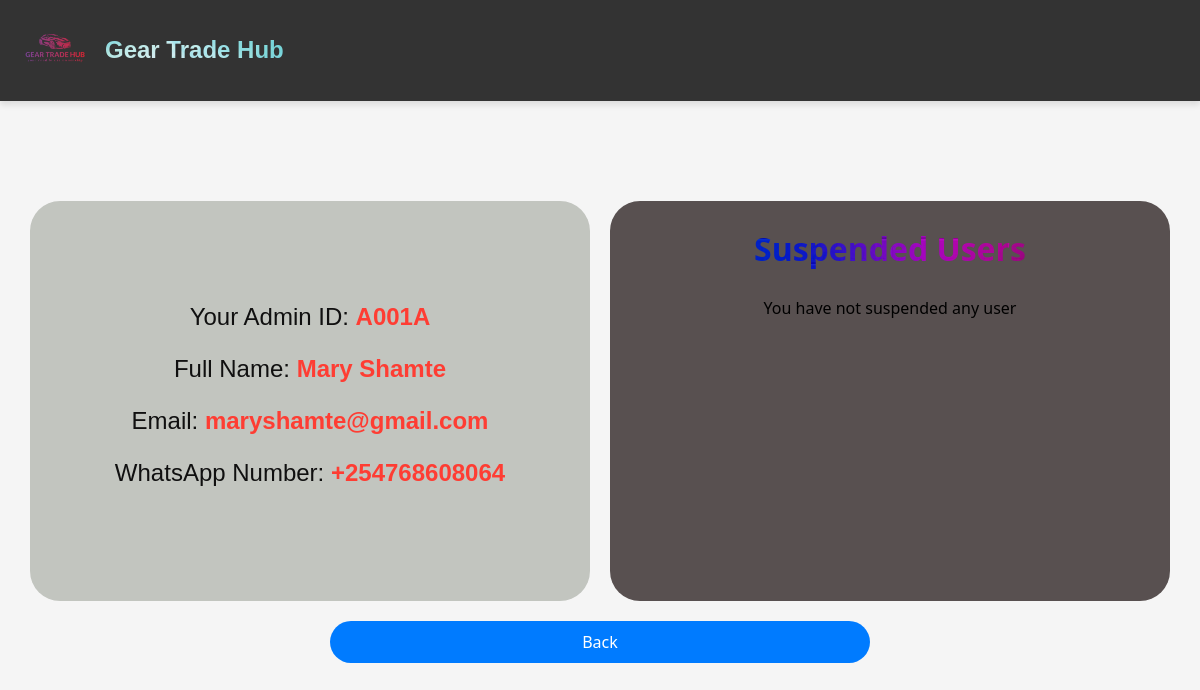
/admin_profile.php (signed in), run on the app's committed database.
### tables this page shows
CREATE TABLE `adminlog` (
  `UserID` varchar(255) DEFAULT NULL,
  `unique_id` int(11) NOT NULL,
  `Fname` varchar(255) DEFAULT NULL,
  `Lname` varchar(255) DEFAULT NULL,
  `email` varchar(255) DEFAULT NULL,
  `wnumber` varchar(255) DEFAULT NULL,
  `password` varchar(255) DEFAULT NULL,
  `status` varchar(20) DEFAULT NULL,
  `img` varchar(255) DEFAULT NULL
);

### admin_profile.php (the view, shortened to what this page needs)
<?php
        require_once("connection.php");
        $userID = $_SESSION['UserID'];
        $queryAdminDetails = "SELECT UserID, Fname, Lname, email, wnumber FROM adminlog WHERE UserID = ?";
        $stmtAdminDetails = mysqli_prepare($connection, $queryAdminDetails);
        mysqli_stmt_bind_param($stmtAdminDetails, "s", $userID);
        mysqli_stmt_execute($stmtAdminDetails);
        $resultAdminDetails = mysqli_stmt_get_result($stmtAdminDetails);
        $admin = mysqli_fetch_assoc($resultAdminDetails);
        $querySuspendedUsers = "SELECT username, email, wnumber FROM users WHERE suspended = 1 AND suspended_by_admin = ?";
        $stmtSuspendedUsers = mysqli_prepare($connection, $querySuspendedUsers);
        mysqli_stmt_bind_param($stmtSuspendedUsers, "s", $userID);
        mysqli_stmt_execute($stmtSuspendedUsers);
        $resultSuspendedUsers = mysqli_stmt_get_result($stmtSuspendedUsers);
?>
        <!DOCTYPE html>
        <html lang="en">
                <head>
                    <link rel="stylesheet" href="STYLING/admin_profile.css">
                </head>
                <body>
                <header class="header">
                <div class="header-content">
                    <div class="logo-container">
                        <a href="admin.php">
                            <img src="images/WhatsApp_Image_2023-09-17_at_2.41.26_PM-removebg-preview.png" alt="Company Logo">
                        </a>
                    </div>
                    <h1>Gear Trade Hub</h1>
                </div>
            </header>
                    <div class="admin-data">
                                <div class="admin-details">
                                        <div>
                                            <h2>Your Details</h2>
                                            <p>Your Admin ID: <b><?php echo $admin['UserID']; ?></b></p>
                                            <p>Full Name: <b><?php echo $admin['Fname'] . " " . $admin['Lname']; ?></b></p>
                                            <p>Email: <b><?php echo $admin['email']; ?></b></p>
                                            <p>WhatsApp Number: <b><?php echo $admin['wnumber']; ?></b></p>
                                        </div>
                                </div>
                                <div class="suspended-details">
                                        <div>
                                            <h2>Suspended Users</h2>
                                            <?php if ($resultSuspendedUsers && mysqli_num_rows($resultSuspendedUsers) > 0) : ?>
                                                <ul>
                                                    <?php while ($suspendedUser = mysqli_fetch_assoc($resultSuspendedUsers)) : ?>
                                                        <li>
                                                            Username: <?php echo $suspendedUser['username']; ?><br>
                                                            Email: <?php echo $suspendedUser['email']; ?><br>
                                                            WhatsApp Number: <?php echo $suspendedUser['wnumber']; ?><br>
                                                        </li>
                                                    <?php endwhile; ?>
                                                </ul>
                                            <?php else : ?>
                                                <p>You have not suspended any user</p>
                                            <?php endif; ?>
                                        </div>
                                </div>
                    </div>
                    <div class="back-button-container">
                          <a href="admin.php" class="back-button">Back</a>
                    </div>
                </body>
        </html>

### STYLING/admin_profile.css (style rules this page uses)
body { font-family: 'Segoe UI', Tahoma, Geneva, Verdana, sans-serif; background-size: cover; background-repeat: no-repeat; background-attachment: fixed; background-color: #f5f5f5; margin: 0; }
header { padding: 15px; background-color: #333; color: white; display: flex; align-items: center; justify-content: space-between; box-shadow: 0px 4px 6px rgba(0, 0, 0, 0.1); margin-bottom: 100px; }
.logo-container img { max-width: 80px; height: auto; margin-right: 10px; }
header h1 { background-image:url("../images/header back.avif"); text-align: center; background-size: cover; font-family:'Gill Sans', 'Gill Sans MT', Calibri, 'Trebuchet MS', sans-serif; background-clip: text; -webkit-background-clip: text; color: transparent; }
h1 { margin: 0; font-size: 24px; }
.header-content { display: flex; align-items: center; }
.admin-data { display: flex; height: 400px; border-radius: 20px; text-align: center; margin: 0 auto; width: 95%; }
.admin-details { flex: 1; font-family: 'Franklin Gothic Medium', 'Arial Narrow', Arial, sans-serif; font-size: 1.5em; border: 2px; background-color: #c2c5bf; border-radius: 30px; margin-right: 10px; }
.admin-details h2 { font-family: 'Lucida Sans', 'Lucida Sans Regular', 'Lucida Grande', 'Lucida Sans Unicode', Geneva, Verdana, sans-serif; color: rgb(64, 56, 61); background-image: url("../images/usikuwe.avif"); background-position: center; background-size: cover; color: transparent; background-clip: text; -webkit-background-clip: text; }
.admin-details p { font-family: 'Trebuchet MS', 'Lucida Sans Unicode', 'Lucida Grande', 'Lucida Sans', Arial, sans-serif; color: rgb(16, 16, 16); }
.admin-details b { font-family: 'Lucida Sans', 'Lucida Sans Regular', 'Lucida Grande', 'Lucida Sans Unicode', Geneva, Verdana, sans-serif; color: rgb(254, 61, 51); }
.suspended-details { flex: 1; background-color: #585050; border-radius: 30px; margin-left: 10px; }
.suspended-details h2 { font-family: 'Segoe UI', Tahoma, Geneva, Verdana, sans-serif; background-image: url("../images/what.jpg"); background-position: center; background-size: cover; color: transparent; background-clip: text; -webkit-background-clip: text; font-size: 2em; }
.back-button-container { text-align: center; margin-top: 20px; }
.back-button { display: inline-block; padding: 10px 20px; background-color: #007bff; color: #fff; text-decoration: none; border-radius: 40px; transition: background-color 0.3s ease; cursor: pointer; width: 500px; }

### data on the page
adminlog: UserID "A001A", Fname "Mary", Lname "Shamte", email "maryshamte@gmail.com", wnumber "+254768608064"
